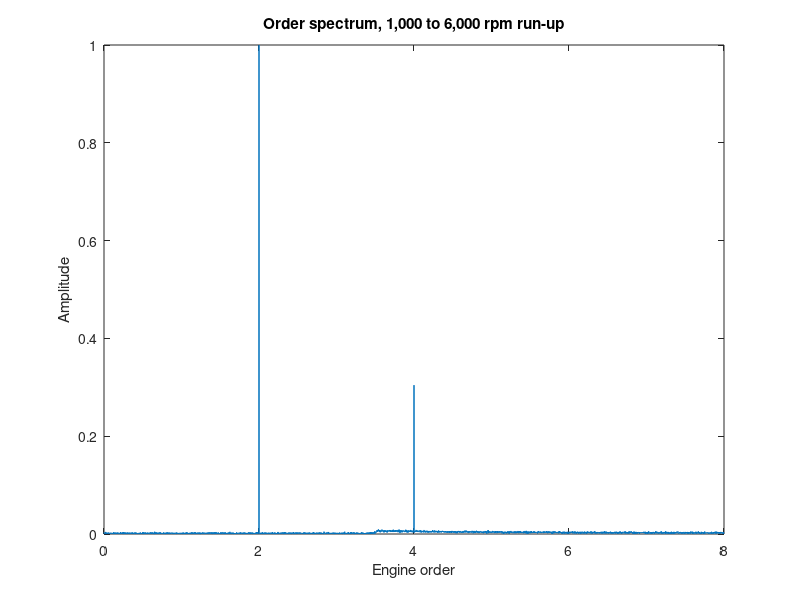

This chart was generated by the following MATLAB code:
% A 4-cylinder run-up from 1,000 to 6,000 rpm: the vibration signal resampled to shaft
% angle, so the engine orders stand still in the spectrum.
fs = 10000;  t = (0:1/fs:10)';
rpm = 1000 + 500*t;  phase = 2*pi*cumtrapz(t, rpm/60);
rng(5);
x = sin(2*phase) + 0.3*sin(4*phase) + 0.2*sin(2*pi*350*t) + 0.2*randn(size(t));
ppr = 64;  revs = floor(phase(end)/(2*pi));
theta = (0:revs*ppr - 1)' * 2*pi/ppr;
xa = interp1(phase, x, theta);
X = 2*abs(fft(xa)) / numel(xa);  order = (0:numel(xa) - 1)' / revs;
lo = round(1.5*revs) + 1;  hi = round(2.5*revs) + 1;
[~, j] = max(X(lo:hi));
fprintf('%d revolutions resampled at %d points each\n', revs, ppr);
fprintf('largest order %.2f, the firing order of a 4-cylinder\n', order(lo + j - 1));

show = order < 8;
plot(order(show), X(show));
title('Order spectrum, 1,000 to 6,000 rpm run-up');
xlabel('Engine order');
ylabel('Amplitude');
